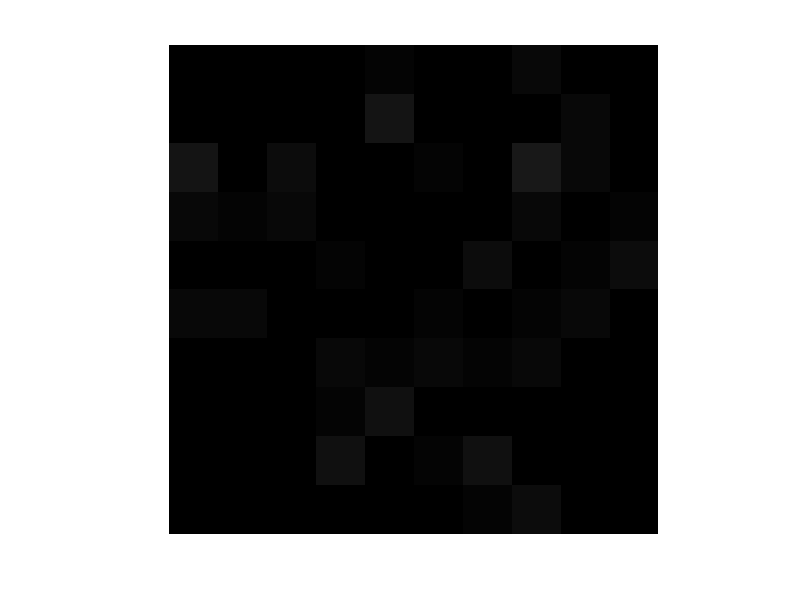
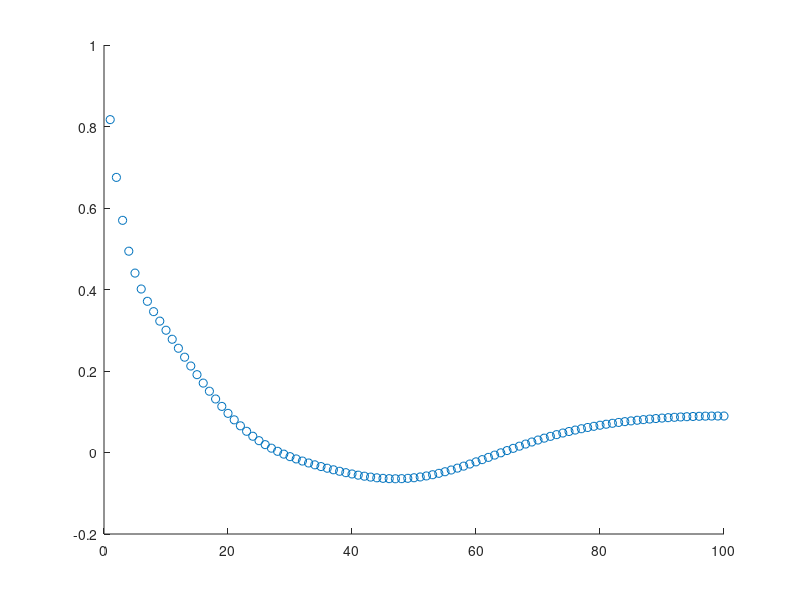
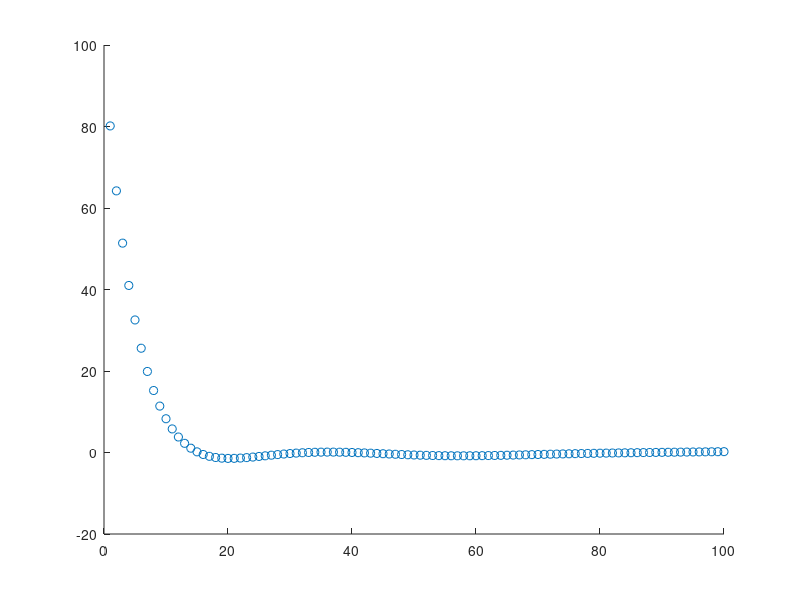

Recreate these plots in MATLAB, in order.
clear all;
close all;
rng('default');

%init
noNeurons = 100;
state_t = ones(1,noNeurons);
state_prev = state_t;

%parameters
lambda=0.2;

a_deviation = 0.1;
rndMean = 0;
a = a_deviation.*randn(noNeurons,noNeurons) + rndMean; 

b_deviation = 1;
b = b_deviation.*randn(noNeurons,1) + rndMean;

x = 0;
loops = 100;

stateOverTime = ones(loops,1);
y = ones(loops,1);
for k=1:loops
    %% t+1
    for i=1:noNeurons
        activity = 0;
        for j=1:noNeurons
            activity = activity + a(i,j)*state_prev(j);
        end
        state_t(i) = (1-lambda)*state_prev(i) + lambda*tanh(activity+b(i)*x);
    end
    stateOverTime(k) = state_t(21);
    state_prev = state_t;
    
    % display gray image of states
    for i=1:abs(sqrt(noNeurons))
        for j=1:abs(sqrt(noNeurons))
            A((1+(i-1)*10):(i*10),(1+(j-1)*10):(j*10)) = state_t((i-1)*abs(sqrt(noNeurons))+j);
        end
    end
    figure(1);
    title('Neuron Activities')
    imshow(A);
    
    y(k)=sum(state_t);
    k
end

figure(2);
title('Activity of Neuron 21')
scatter(1:loops,stateOverTime);

figure(3);
title('Output over time')
scatter(1:loops,y);